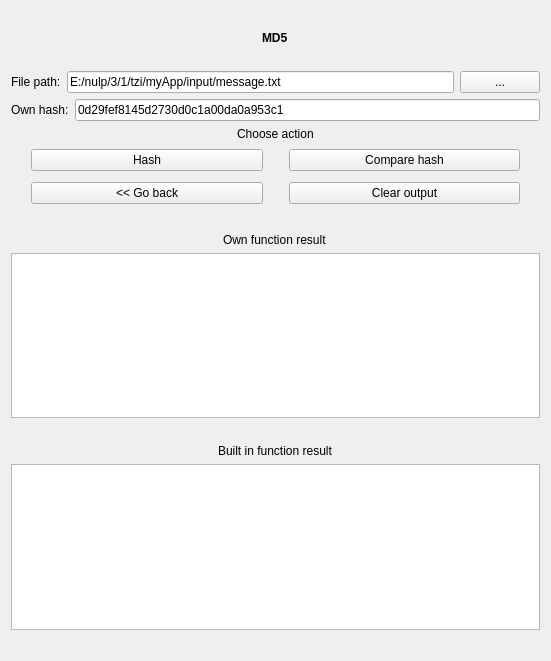
<?xml version="1.0" encoding="UTF-8"?>
<ui version="4.0">
 <class>Form</class>
 <widget class="QWidget" name="Form">
  <property name="geometry">
   <rect>
    <x>0</x>
    <y>0</y>
    <width>551</width>
    <height>661</height>
   </rect>
  </property>
  <property name="windowTitle">
   <string>Form</string>
  </property>
  <layout class="QVBoxLayout" name="verticalLayout_2">
   <item>
    <layout class="QVBoxLayout" name="verticalLayout">
     <item>
      <spacer name="horizontalSpacer">
       <property name="orientation">
        <enum>Qt::Horizontal</enum>
       </property>
       <property name="sizeHint" stdset="0">
        <size>
         <width>40</width>
         <height>20</height>
        </size>
       </property>
      </spacer>
     </item>
     <item alignment="Qt::AlignHCenter">
      <widget class="QLabel" name="label">
       <property name="styleSheet">
        <string notr="true">font: 16pt &quot;Segoe UI&quot;;
font-weight: Bold;</string>
       </property>
       <property name="text">
        <string>MD5</string>
       </property>
      </widget>
     </item>
     <item>
      <spacer name="horizontalSpacer_5">
       <property name="orientation">
        <enum>Qt::Horizontal</enum>
       </property>
       <property name="sizeHint" stdset="0">
        <size>
         <width>40</width>
         <height>20</height>
        </size>
       </property>
      </spacer>
     </item>
     <item>
      <layout class="QHBoxLayout" name="horizontalLayout">
       <item alignment="Qt::AlignHCenter">
        <widget class="QLabel" name="label_2">
         <property name="styleSheet">
          <string notr="true">font: 10pt &quot;Segoe UI&quot;;</string>
         </property>
         <property name="text">
          <string>File path:</string>
         </property>
        </widget>
       </item>
       <item>
        <widget class="QLineEdit" name="inputPath">
         <property name="text">
          <string>E:/nulp/3/1/tzi/myApp/input/message.txt</string>
         </property>
        </widget>
       </item>
       <item>
        <widget class="QPushButton" name="chooseFile">
         <property name="text">
          <string>...</string>
         </property>
        </widget>
       </item>
      </layout>
     </item>
     <item>
      <layout class="QHBoxLayout" name="horizontalLayout_3">
       <item>
        <widget class="QLabel" name="label_6">
         <property name="styleSheet">
          <string notr="true">font: 10pt &quot;Segoe UI&quot;;</string>
         </property>
         <property name="text">
          <string>Own hash:</string>
         </property>
        </widget>
       </item>
       <item>
        <widget class="QLineEdit" name="ownHash">
         <property name="text">
          <string>0d29fef8145d2730d0c1a00da0a953c1</string>
         </property>
        </widget>
       </item>
      </layout>
     </item>
     <item alignment="Qt::AlignHCenter">
      <widget class="QLabel" name="label_3">
       <property name="styleSheet">
        <string notr="true">font: 14pt &quot;Segoe UI&quot;;</string>
       </property>
       <property name="text">
        <string>Choose action</string>
       </property>
      </widget>
     </item>
     <item>
      <layout class="QVBoxLayout" name="verticalLayout_4">
       <item>
        <layout class="QHBoxLayout" name="horizontalLayout_2">
         <item>
          <spacer name="verticalSpacer_6">
           <property name="orientation">
            <enum>Qt::Vertical</enum>
           </property>
           <property name="sizeHint" stdset="0">
            <size>
             <width>20</width>
             <height>40</height>
            </size>
           </property>
          </spacer>
         </item>
         <item>
          <widget class="QPushButton" name="hashButton">
           <property name="text">
            <string>Hash</string>
           </property>
          </widget>
         </item>
         <item>
          <spacer name="verticalSpacer_5">
           <property name="orientation">
            <enum>Qt::Vertical</enum>
           </property>
           <property name="sizeHint" stdset="0">
            <size>
             <width>20</width>
             <height>40</height>
            </size>
           </property>
          </spacer>
         </item>
         <item>
          <widget class="QPushButton" name="checkButton">
           <property name="text">
            <string>Compare hash</string>
           </property>
          </widget>
         </item>
         <item>
          <spacer name="verticalSpacer_7">
           <property name="orientation">
            <enum>Qt::Vertical</enum>
           </property>
           <property name="sizeHint" stdset="0">
            <size>
             <width>20</width>
             <height>40</height>
            </size>
           </property>
          </spacer>
         </item>
        </layout>
       </item>
       <item>
        <layout class="QHBoxLayout" name="horizontalLayout_4">
         <item>
          <spacer name="verticalSpacer_8">
           <property name="orientation">
            <enum>Qt::Vertical</enum>
           </property>
           <property name="sizeHint" stdset="0">
            <size>
             <width>20</width>
             <height>40</height>
            </size>
           </property>
          </spacer>
         </item>
         <item>
          <widget class="QPushButton" name="backButton">
           <property name="text">
            <string>&lt;&lt; Go back</string>
           </property>
          </widget>
         </item>
         <item>
          <spacer name="verticalSpacer_9">
           <property name="orientation">
            <enum>Qt::Vertical</enum>
           </property>
           <property name="sizeHint" stdset="0">
            <size>
             <width>20</width>
             <height>40</height>
            </size>
           </property>
          </spacer>
         </item>
         <item>
          <widget class="QPushButton" name="clearButton">
           <property name="text">
            <string>Clear output</string>
           </property>
          </widget>
         </item>
         <item>
          <spacer name="verticalSpacer_10">
           <property name="orientation">
            <enum>Qt::Vertical</enum>
           </property>
           <property name="sizeHint" stdset="0">
            <size>
             <width>20</width>
             <height>40</height>
            </size>
           </property>
          </spacer>
         </item>
        </layout>
       </item>
      </layout>
     </item>
     <item>
      <spacer name="horizontalSpacer_2">
       <property name="orientation">
        <enum>Qt::Horizontal</enum>
       </property>
       <property name="sizeHint" stdset="0">
        <size>
         <width>40</width>
         <height>20</height>
        </size>
       </property>
      </spacer>
     </item>
     <item alignment="Qt::AlignHCenter">
      <widget class="QLabel" name="label_4">
       <property name="styleSheet">
        <string notr="true">font: 14pt &quot;Segoe UI&quot;;</string>
       </property>
       <property name="text">
        <string>Own function result</string>
       </property>
      </widget>
     </item>
     <item>
      <widget class="QTextEdit" name="output1">
       <property name="readOnly">
        <bool>true</bool>
       </property>
      </widget>
     </item>
     <item>
      <spacer name="horizontalSpacer_3">
       <property name="orientation">
        <enum>Qt::Horizontal</enum>
       </property>
       <property name="sizeHint" stdset="0">
        <size>
         <width>40</width>
         <height>20</height>
        </size>
       </property>
      </spacer>
     </item>
     <item alignment="Qt::AlignHCenter">
      <widget class="QLabel" name="label_5">
       <property name="styleSheet">
        <string notr="true">font: 14pt &quot;Segoe UI&quot;;</string>
       </property>
       <property name="text">
        <string>Built in function result</string>
       </property>
      </widget>
     </item>
     <item>
      <widget class="QTextEdit" name="output2">
       <property name="readOnly">
        <bool>true</bool>
       </property>
      </widget>
     </item>
     <item>
      <spacer name="horizontalSpacer_4">
       <property name="orientation">
        <enum>Qt::Horizontal</enum>
       </property>
       <property name="sizeHint" stdset="0">
        <size>
         <width>40</width>
         <height>20</height>
        </size>
       </property>
      </spacer>
     </item>
    </layout>
   </item>
  </layout>
 </widget>
 <resources/>
 <connections/>
</ui>
